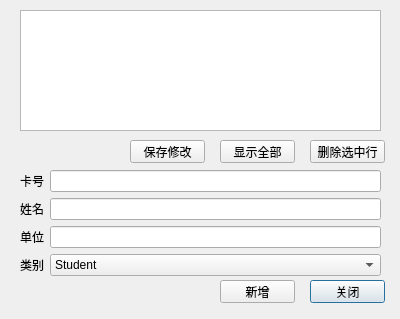
<?xml version="1.0" encoding="UTF-8"?>
<ui version="4.0">
 <class>addCard</class>
 <widget class="QDialog" name="addCard">
  <property name="geometry">
   <rect>
    <x>0</x>
    <y>0</y>
    <width>400</width>
    <height>319</height>
   </rect>
  </property>
  <property name="windowTitle">
   <string>增删借书证</string>
  </property>
  <widget class="QPushButton" name="pushButton_2">
   <property name="geometry">
    <rect>
     <x>310</x>
     <y>280</y>
     <width>75</width>
     <height>23</height>
    </rect>
   </property>
   <property name="text">
    <string>关闭</string>
   </property>
  </widget>
  <widget class="QPushButton" name="pushButton_4">
   <property name="geometry">
    <rect>
     <x>220</x>
     <y>140</y>
     <width>75</width>
     <height>23</height>
    </rect>
   </property>
   <property name="text">
    <string>显示全部</string>
   </property>
  </widget>
  <widget class="QWidget" name="formLayoutWidget">
   <property name="geometry">
    <rect>
     <x>20</x>
     <y>170</y>
     <width>361</width>
     <height>121</height>
    </rect>
   </property>
   <layout class="QFormLayout" name="formLayout">
    <property name="fieldGrowthPolicy">
     <enum>QFormLayout::AllNonFixedFieldsGrow</enum>
    </property>
    <item row="0" column="0">
     <widget class="QLabel" name="label">
      <property name="text">
       <string>卡号</string>
      </property>
     </widget>
    </item>
    <item row="0" column="1">
     <widget class="QLineEdit" name="c"/>
    </item>
    <item row="1" column="0">
     <widget class="QLabel" name="label_2">
      <property name="text">
       <string>姓名</string>
      </property>
     </widget>
    </item>
    <item row="1" column="1">
     <widget class="QLineEdit" name="name_2"/>
    </item>
    <item row="2" column="0">
     <widget class="QLabel" name="label_3">
      <property name="text">
       <string>单位</string>
      </property>
     </widget>
    </item>
    <item row="2" column="1">
     <widget class="QLineEdit" name="de"/>
    </item>
    <item row="3" column="0">
     <widget class="QLabel" name="label_4">
      <property name="text">
       <string>类别</string>
      </property>
     </widget>
    </item>
    <item row="3" column="1">
     <widget class="QComboBox" name="gr">
      <item>
       <property name="text">
        <string>Student</string>
       </property>
      </item>
      <item>
       <property name="text">
        <string>Teacher</string>
       </property>
      </item>
     </widget>
    </item>
   </layout>
  </widget>
  <widget class="QPushButton" name="pushButton_3">
   <property name="geometry">
    <rect>
     <x>310</x>
     <y>140</y>
     <width>75</width>
     <height>23</height>
    </rect>
   </property>
   <property name="text">
    <string>删除选中行</string>
   </property>
  </widget>
  <widget class="QPushButton" name="pushButton">
   <property name="geometry">
    <rect>
     <x>220</x>
     <y>280</y>
     <width>75</width>
     <height>23</height>
    </rect>
   </property>
   <property name="text">
    <string>新增</string>
   </property>
  </widget>
  <widget class="QTableView" name="tableView">
   <property name="geometry">
    <rect>
     <x>20</x>
     <y>10</y>
     <width>361</width>
     <height>121</height>
    </rect>
   </property>
   <property name="selectionBehavior">
    <enum>QAbstractItemView::SelectRows</enum>
   </property>
  </widget>
  <widget class="QPushButton" name="pushButton_5">
   <property name="geometry">
    <rect>
     <x>130</x>
     <y>140</y>
     <width>75</width>
     <height>23</height>
    </rect>
   </property>
   <property name="text">
    <string>保存修改</string>
   </property>
  </widget>
 </widget>
 <resources/>
 <connections>
  <connection>
   <sender>pushButton_2</sender>
   <signal>clicked()</signal>
   <receiver>addCard</receiver>
   <slot>close()</slot>
   <hints>
    <hint type="sourcelabel">
     <x>347</x>
     <y>281</y>
    </hint>
    <hint type="destinationlabel">
     <x>199</x>
     <y>149</y>
    </hint>
   </hints>
  </connection>
 </connections>
</ui>
